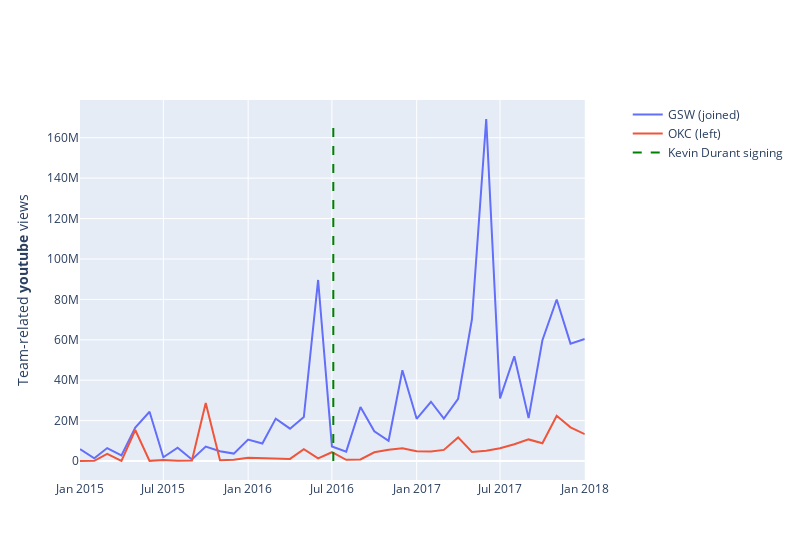
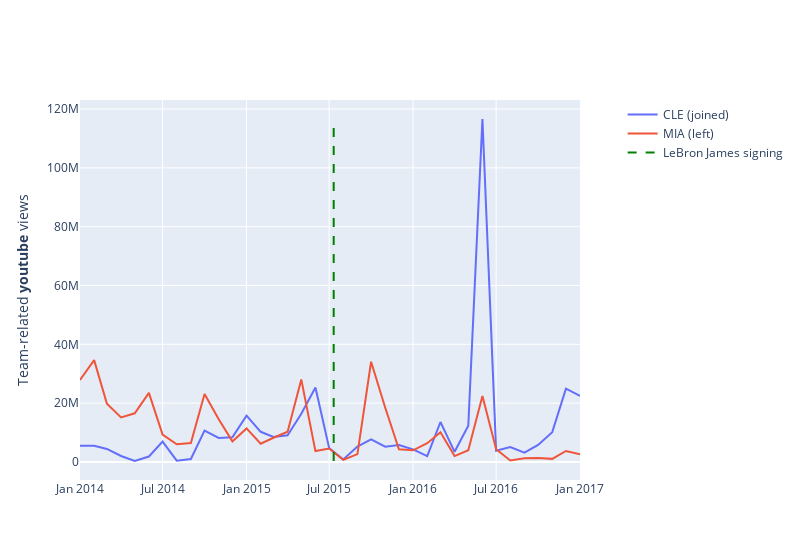

Source (notebook cell) for these figures, in order:
### Code cell
team = "LAL"
important_signings = [
    ("GSW", "OKC", "2016-07-04", "Kevin Durant", "2015-01-01", "2018-01-01"),
    ("CLE", "MIA", "2015-07-11", "LeBron James", "2014-01-01", "2017-01-01"),
]

for (team_joined, team_left, date, player, beg_date, end_date) in important_signings:
    team_df = df[(df["team"] == team_joined) & (df["year_month"] >= beg_date) & (df["year_month"] <= end_date)]
    dmin, dmax = team_df.view_count.min(), team_df.view_count.max()
    fig = make_subplots(specs=[[{"secondary_y": True}]])

    # Add figure title
    # fig.update_layout(title_text=f"Impact of {player} (left {team_left} for {team_joined})")

    # Set y-axes titles
    fig.update_yaxes(title_text="Team-related <b>youtube</b> views", secondary_y=False)

    fig.add_trace(go.Scatter(x=team_df["year_month"], y=team_df["view_count"], mode="lines", name=team_joined + " (joined)"))

    team_df = df[(df["team"] == team_left) & (df["year_month"] >= beg_date) & (df["year_month"] <= end_date)]
    dmin, dmax = min(dmin, team_df.view_count.min()), max(dmax, team_df.view_count.max())
    fig.add_trace(go.Scatter(x=team_df["year_month"], y=team_df["view_count"], mode="lines", name=team_left + " (left)"))
    win_pct = df_win_pct[df_win_pct["team"] == team_left]

    fig.add_trace(go.Scatter(x=[date, date], y=[dmin, dmax], mode="lines", line=dict(color="green", width=2, dash="dash"), name=f"{player} signing"))

    fig.update_layout(width=800)

    fig.show()
    # fig.write_image(f"data/event_study/{player}_{team_left}_{team_joined}.png")
    # py.plot(fig, filename=f'event_study_{player.replace(" ",  "_")}_{team_left}_{team_joined}.png', auto_open=False)
